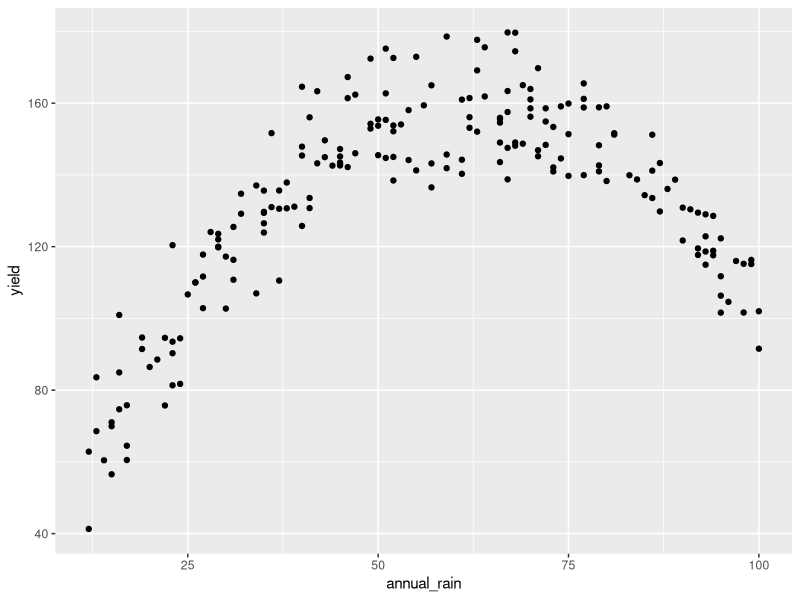
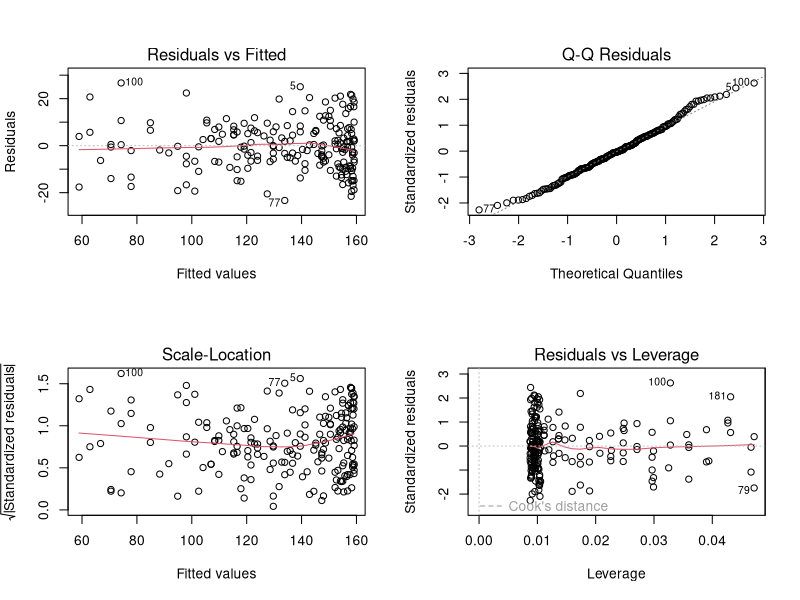

Reproduce these figures in R, in order. (Note: this script raises an error after producing the figures.)
## ---- chunk 1
library(tidyverse)
## ---- chunk 2
seed <- read.csv("../Data/seed orchard data.csv")
seed$seedlot <- factor(seed$seedlot, levels = c("SO", "P"))
model.seed <- lm(dbh ~ seedlot, data = seed)
summary(model.seed)
## ---- chunk 3
library(emmeans)
emmeans(model.seed, ~seedlot)
## ---- chunk 4
wheat <- read.csv("../Data/wheat yield PLUS.csv")
wheat$Variety <- factor(wheat$Variety, levels = c("Standard", "New","NewPLUS"))
model.wheat <- lm(Yield ~ Variety, data = wheat)
summary(model.wheat)
## ---- chunk 5
set.seed(2020720)
n <-200
annual_rain<-sample(11:100, size=n, replace = TRUE)
yield <- 2 + 5*annual_rain - 0.04* annual_rain^2 + rnorm(n,0,10)
yield_dat<-tibble(annual_rain = annual_rain, yield=yield)
ggplot(yield_dat, aes(annual_rain, yield))+geom_point()
## ---- chunk 6
model.yield <- lm(yield ~ 1+ annual_rain + I(annual_rain^2), data = yield_dat)
summary(model.yield)
## ---- chunk 7
par(mfrow = c(2,2))
plot(model.yield)
## ---- chunk 8
legume<-read.csv("../Data/legume nitrate experiment.csv")
str(legume)
## ---- chunk 9
ggplot(legume, aes(x=log10(nitrate), y=RMR))+ geom_beeswarm()
ggplot(legume, aes(x=log10(nitrate), y= log_RMR))+ geom_beeswarm()
## ---- chunk 10
model.legume<-lm(log_RMR ~ log10(nitrate), data = legume)
anova(model.legume)
summary(model.legume)
## ---- chunk 11
par(mfrow=c(2,2))
plot(model.legume)
## ---- chunk 12
 newdat<-data.frame(nitrate=c(0.01, .1, 1, 2, 10,100))
 
predict1<-predict(model.legume, newdat, interval = "confidence") %>%
   as_tibble() %>%
   mutate(nitrate=newdat$nitrate, log_RMR=fit)

str(predict1)

ggplot(legume, aes(x=log10(nitrate), y=log_RMR))+
  geom_point(col="darkgreen")+
  geom_line(data=predict1, aes(x=log10(nitrate), y=fit))+
  geom_ribbon(data=predict1, aes(x=log10(nitrate), ymin=lwr, ymax=upr), alpha=0.2)+
  ylim(c(-8,-2))+
  theme_classic()
  
